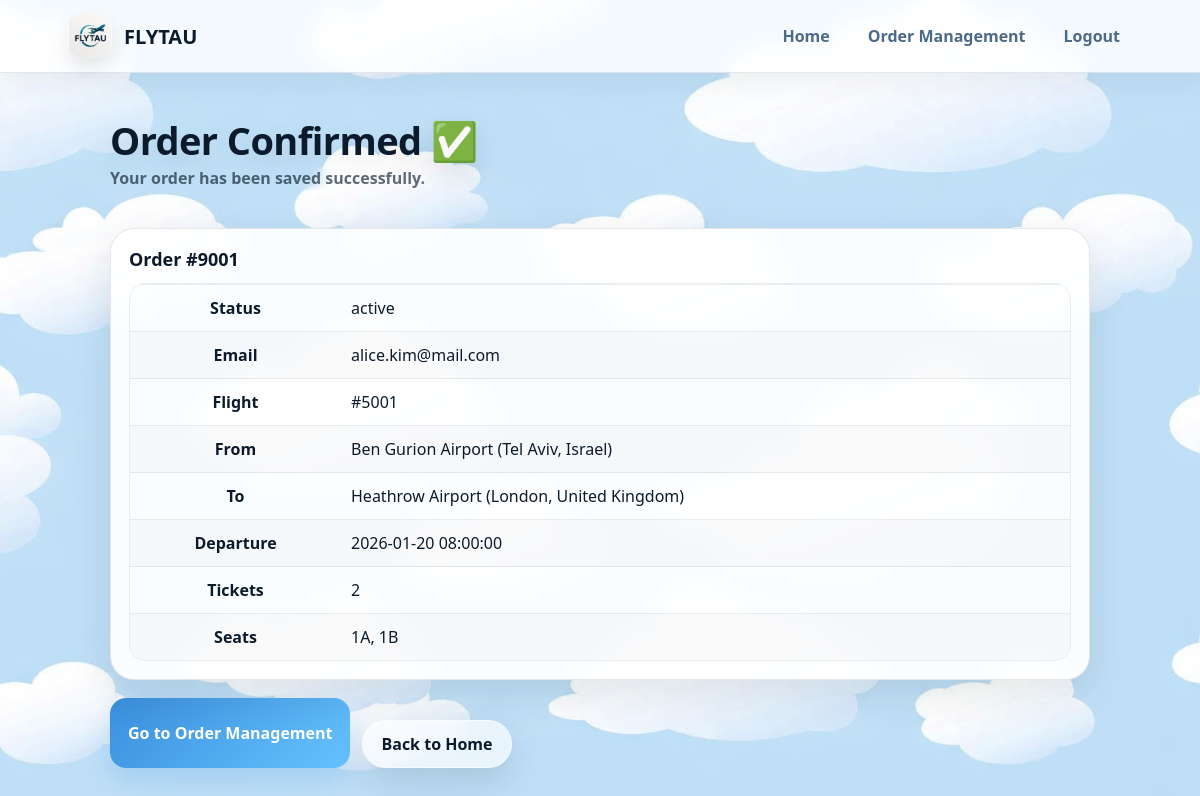
/order/9001 (signed in), run on the app's committed database.
### tables this page shows
CREATE TABLE Orders (
    Unique_Order_ID INTEGER PRIMARY KEY,
    Flight_ID INTEGER NOT NULL,
    Registered_Clients_Email_Address TEXT NULL,
    Unidentified_Guest_Email_Address TEXT NULL,
    Date_Of_Order TEXT NOT NULL DEFAULT CURRENT_TIMESTAMP,
    Order_Status TEXT NOT NULL DEFAULT 'active'
        CHECK (Order_Status IN ('active','done','systemcancellation','customercancellation')),
    Final_Total REAL NOT NULL DEFAULT 0.00,
    FOREIGN KEY (Flight_ID) REFERENCES Flight(Flight_ID),
    FOREIGN KEY (Registered_Clients_Email_Address)
        REFERENCES Registered_Clients(Registered_Clients_Email_Address),
    FOREIGN KEY (Unidentified_Guest_Email_Address)
        REFERENCES Unidentified_Guests(Email_Address),
    CONSTRAINT chk_one_customer CHECK (
        (Registered_Clients_Email_Address IS NOT NULL AND Unidentified_Guest_Email_Address IS NULL)
        OR
        (Registered_Clients_Email_Address IS NULL AND Unidentified_Guest_Email_Address IS NOT NULL)
    )
);

CREATE TABLE Flight (
    Flight_ID INTEGER PRIMARY KEY,
    Plane_ID INTEGER NOT NULL,
    Origin_Airport INTEGER NOT NULL,
    Destination_Airport INTEGER NOT NULL,
    Departure_Time TEXT NOT NULL,
    Departure_Date TEXT NOT NULL,
    Economy_Price REAL NOT NULL,
    Business_Price REAL NOT NULL,
    Flight_Status TEXT NOT NULL DEFAULT 'active'
        CHECK (Flight_Status IN ('active','cancelled','done','full')),
    FOREIGN KEY (Plane_ID) REFERENCES Planes(Plane_ID),
    FOREIGN KEY (Origin_Airport) REFERENCES Airports(Airport_ID),
    FOREIGN KEY (Destination_Airport) REFERENCES Airports(Airport_ID)
);

CREATE TABLE Airports (
    Airport_ID INTEGER PRIMARY KEY,
    Airport_Name TEXT NOT NULL,
    City TEXT,
    Country TEXT
);

### main.py (the view)
@app.route("/order/<int:unique_order_id>", methods=["GET"])
def order_details(unique_order_id):
    user_is_reg, email = get_order_owner_email()
    if not email:
        flash("Please enter your Order ID and Email in Order Management.", "error")
        return redirect(url_for("order_management", tab="future"))
    order = fetch_order_details(unique_order_id, user_is_reg=user_is_reg, email=email)
    if not order:
        flash("Order not found or access denied.", "error")
        return redirect(url_for("order_management", tab="future"))
    return render_template("order_confirmed.html", order=order)

### main.py (called while the page is built)
def get_db_connection():
    conn = sqlite3.connect(DB_PATH)
    conn.row_factory = sqlite3.Row
    conn.execute("PRAGMA foreign_keys = ON;")
    return conn

@contextmanager
def db_cursor(dictionary=True):
    conn = None
    cursor = None
    try:
        conn = get_db_connection()
        raw_cursor = conn.cursor()
        cursor = DictCursor(raw_cursor) if dictionary else raw_cursor
        yield conn, cursor
    finally:
        try:
            if cursor:
                cursor.close()
            if conn:
                conn.close()
        except Exception:
            pass

def is_registered_user():
    return session.get("user_type") == "registered_client" and session.get("Email_Address")

def get_order_owner_email():
    if is_registered_user():
        return True, session.get("Email_Address")
    return False, session.get("guest_email_address")

@app.before_request
def refresh_session_timeout():
    if session.get("user_type") in ("registered_client", "admin"):
        session.permanent = True

    def execute(self, sql, params=()):
        return self._cur.execute(sql, params)

    def fetchone(self):
        row = self._cur.fetchone()
        return dict(row) if row is not None else None

    def fetchall(self):
        rows = self._cur.fetchall()
        return [dict(r) for r in rows]

    def close(self):
        return self._cur.close()

### templates/order_confirmed.html (shortened to what this page needs)
<!DOCTYPE html>
<html lang="en">
<head>
  <link rel="stylesheet" href="{{ url_for('static', filename='styles.css') }}">
</head>
<body>
  {% include "topbar.html" %}
  <main class="hero">
    <section class="hero-card hero-card--wide">
      <h1>Order Confirmed ✅</h1>
      <p class="subtitle">Your order has been saved successfully.</p>
      <div class="table-card">
        <div class="table-header">
          <h3>Order #{{ order.unique_order_id }}</h3>
        </div>
        <div class="table-wrap">
          <table class="flights-table">
            <tbody>
              <tr><th>Status</th><td>{{ order.order_status }}</td></tr>
              <tr><th>Email</th><td>{{ order.email_address }}</td></tr>
              <tr><th>Flight</th><td>#{{ order.flight_id }}</td></tr>
              <tr><th>From</th><td>{{ order.origin_airport_name }} ({{ order.origin_city }}, {{ order.origin_country }})</td></tr>
              <tr><th>To</th><td>{{ order.dest_airport_name }} ({{ order.dest_city }}, {{ order.dest_country }})</td></tr>
              <tr><th>Departure</th><td>{{ order.departure_date }} {{ order.departure_time }}</td></tr>
              <tr><th>Tickets</th><td>{{ order.quantity_of_tickets }}</td></tr>
              <tr><th>Seats</th><td>{{ order.seats|join(", ") }}</td></tr>
            </tbody>
          </table>
        </div>
      </div>
      <div class="cta-row cta-row--below">
        <a class="btn btn-primary" href="{{ url_for('order_management', tab='future') }}">Go to Order Management</a>
        <a class="btn btn-secondary" href="{{ url_for('home_page') }}">Back to Home</a>
      </div>
    </section>
  </main>
</body>
</html>

### templates/topbar.html
<header class="topbar">
  <div class="topbar-inner">
    <a class="brand" href="{{ url_for('home_page') }}">
      <img class="brand-logo" src="{{ url_for('static', filename='images/flytau.png') }}" alt="FLYTAU logo">
      <span class="brand-name">FLYTAU</span>
    </a>
    <nav class="nav">
      <a class="nav-link" href="{{ url_for('home_page') }}">Home</a>
      <a class="nav-link" href="{{ url_for('order_management', tab='future') }}">Order Management</a>
      {% if session.get("user_type") == "registered_client" %}
        <a class="nav-link" href="{{ url_for('logout') }}">Logout</a>
      {% else %}
        <a class="nav-link" href="{{ url_for('login') }}">Login</a>
      {% endif %}
    </nav>
  </div>
</header>

### static/styles.css (style rules this page uses)
:root { --bg: #f3f8ff; --card: #ffffff; --text: #0b1b2b; --muted: #4c6a88; --primary: #3a8fdc; --primary-2: #66c2ff; --border: rgba(11, 27, 43, 0.12); --shadow: 0 10px 30px rgba(11, 27, 43, 0.12); --radius: 18px; --glass: rgba(255, 255, 255, 0.45); --glass-strong: rgba(255, 255, 255, 0.70); --glass-border: rgba(255, 255, 255, 0.55); --glass-shadow: 0 18px 60px rgba(11, 27, 43, 0.14); --glass-blur: 14px; --line: rgba(11, 27, 43, 0.10); --line-2: rgba(11, 27, 43, 0.07); --surface-2: rgba(255, 255, 255, 0.92); --focus: 0 0 0 4px rgba(26, 163, 255, 0.18); --radius-xl: 24px; }
*, *::before, *::after { box-sizing: border-box; }
html, body { min-height: 100%; }
body { margin: 0; color: var(--text); font-family: "David", "Segoe UI", Arial, sans-serif; background: url("/static/images/clouds5.png") center top / cover no-repeat fixed; -webkit-font-smoothing: antialiased; -moz-osx-font-smoothing: grayscale; }
.topbar { position: sticky; top: 0; background: rgba(255, 255, 255, 0.82); backdrop-filter: blur(10px); -webkit-backdrop-filter: blur(10px); border-bottom: 1px solid var(--line); box-shadow: 0 10px 26px rgba(11, 27, 43, 0.06); }
.topbar-inner { max-width: 1100px; margin: 0 auto; padding: 14px 18px; display: flex; align-items: center; justify-content: space-between; }
.brand { display: flex; align-items: center; gap: 12px; text-decoration: none; color: var(--text); }
.brand-logo { width: 44px; height: 44px; object-fit: contain; border-radius: 14px; box-shadow: 0 10px 20px rgba(11, 27, 43, 0.10); }
.brand-name { font-size: 20px; font-weight: 700; }
.nav { display: flex; gap: 14px; }
.nav-link { text-decoration: none; color: var(--muted); font-weight: 600; padding: 10px 12px; border-radius: 12px; transition: background 0.15s ease, color 0.15s ease, transform 0.15s ease; }
.hero { max-width: 1100px; margin: 0 auto; padding: 48px 18px; display: flex; justify-content: center; }
.hero-card { width: min(720px, 100%); background: transparent; border: none; box-shadow: none; padding: 0; }
h1 { margin: 0 0 12px 0; font-size: 38px; letter-spacing: -0.6px; line-height: 1.05; text-shadow: 0 10px 30px rgba(11, 27, 43, 0.14); }
.subtitle { margin: 0 0 18px 0; color: var(--muted); font-size: 16px; line-height: 1.45; background: rgba(255, 255, 255, 0.55); backdrop-filter: blur(6px); -webkit-backdrop-filter: blur(6px); display: inline-block; padding: 8px 12px; border-radius: 14px; border: 1px solid rgba(11, 27, 43, 0.08); }
.cta-row { display: flex; gap: 12px; flex-wrap: wrap; }
.btn { text-decoration: none; padding: 12px 18px; border-radius: 16px; font-weight: 700; display: inline-flex; align-items: center; justify-content: center; transition: transform 0.15s ease, box-shadow 0.15s ease, filter 0.15s ease, background 0.15s ease; }
.btn-primary { color: #fff; background: linear-gradient(135deg, var(--primary), var(--primary-2)); box-shadow: 0 12px 26px rgba(58, 143, 220, 0.22); }
.btn-secondary { color: var(--text); background: rgba(255, 255, 255, 0.60); border: 1px solid rgba(255, 255, 255, 0.55); backdrop-filter: blur(10px); -webkit-backdrop-filter: blur(10px); box-shadow: 0 14px 34px rgba(11, 27, 43, 0.12); }
.hero-card--wide { width: min(980px, 100%); }
.table-card { background: rgba(255,255,255,0.92); border: 1px solid var(--line); border-radius: var(--radius-xl); box-shadow: 0 14px 40px rgba(11,27,43,0.10); padding: 18px; margin-top: 12px; backdrop-filter: blur(10px); -webkit-backdrop-filter: blur(10px); }
.table-header h3 { margin: 0 0 12px 0; font-size: 18px; }
.table-wrap { overflow-x: auto; border-radius: 16px; border: 1px solid var(--line-2); }
.flights-table { width: 100%; border-collapse: collapse; }
.flights-table th, .flights-table td { padding: 12px 10px; border-top: 1px solid rgba(11, 27, 43, 0.08); vertical-align: middle; }
.flights-table tbody tr:nth-child(even) { background: rgba(11, 27, 43, 0.02); }
.cta-row--below { margin-top: 18px; }
.hero-card h1 { margin-bottom: 6px; text-shadow: 0 10px 28px rgba(11,27,43,.12); }
.hero-card .subtitle { background: none !important; border: none !important; padding: 0 !important; margin-bottom: 26px; color: rgba(11,27,43,.65); font-weight: 600; }
.btn-secondary { margin-top: 22px; background: rgba(255,255,255,.65); backdrop-filter: blur(10px); border-radius: 999px; box-shadow: 0 14px 34px rgba(11,27,43,.12); }

### data on the page
Orders: unique_order_id "9001", order_status "active"
Flight: flight_id "5001", departure_date "2026-01-20", departure_time "08:00:00"
Airports: origin_airport_name "Ben Gurion Airport", origin_city "Tel Aviv", origin_country "Israel"
Airports: dest_airport_name "Heathrow Airport", dest_city "London", dest_country "United Kingdom"

### other printed values
{{ order.email_address }} "alice.kim@mail.com"
{{ order.quantity_of_tickets }} "2"
{{ order.seats|join(", ") }} "1A, 1B"
